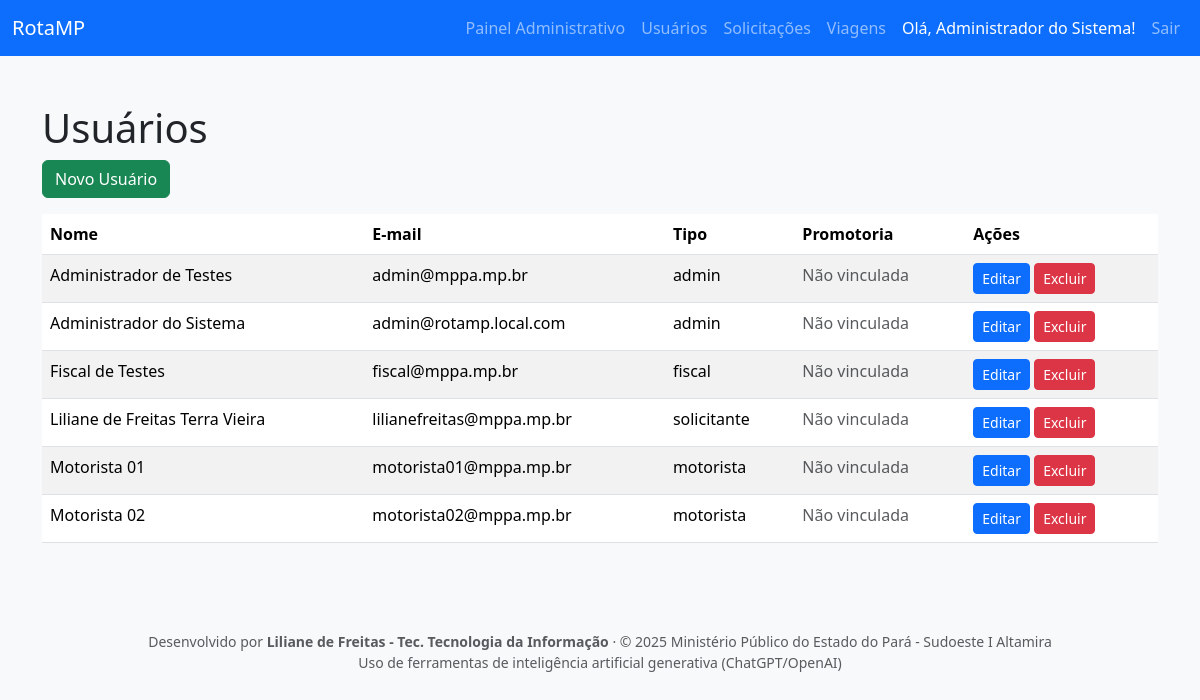
Screenshot of /public/usuarios/index.php (signed in) with the database file from the repository.
### tables this page shows
CREATE TABLE `usuarios` (
  `id` int(11) NOT NULL,
  `nome` varchar(100) NOT NULL,
  `email` varchar(100) NOT NULL,
  `senha` varchar(255) NOT NULL,
  `tipo` enum('solicitante','motorista','fiscal','admin') NOT NULL,
  `created_at` timestamp NULL DEFAULT current_timestamp(),
  `promotoria_id` int(11) DEFAULT NULL
);

### public/usuarios/index.php (the view, shortened to what this page needs)
<?php
require_once '../../includes/conexao.php';
$stmt = $pdo->query("
    SELECT u.*, p.nome AS nome_promotoria
    FROM usuarios u
    LEFT JOIN promotorias p ON u.promotoria_id = p.id
    ORDER BY u.nome ASC
");
$usuarios = $stmt->fetchAll(PDO::FETCH_ASSOC);
?>
<!DOCTYPE html>
<html lang="pt-br">
<head>
    <link href="../../assets/css/bootstrap.min.css" rel="stylesheet">
</head>
<body class="bg-light">
    <?php include '../menu.php'; ?>
    <div class="container mt-5">
        <h1>Usuários</h1>
        <a href="cadastrar.php" class="btn btn-success mb-3">Novo Usuário</a>
        <table class="table table-striped">
            <thead>
                <tr>
                    <th>Nome</th>
                    <th>E-mail</th>
                    <th>Tipo</th>
                    <th>Promotoria</th>
                    <th>Ações</th>
                </tr>
            </thead>
            <tbody>
                <?php foreach ($usuarios as $usuario): ?>
                    <tr>
                        <td><?php echo htmlspecialchars($usuario['nome']); ?></td>
                        <td><?php echo htmlspecialchars($usuario['email']); ?></td>
                        <td><?php echo htmlspecialchars($usuario['tipo']); ?></td>
                        <td>
                            <?php echo $usuario['nome_promotoria'] ? htmlspecialchars($usuario['nome_promotoria']) : '<span class="text-muted">Não vinculada</span>'; ?>
                        </td>
                        <td>
                            <a href="editar.php?id=<?php echo $usuario['id']; ?>" class="btn btn-primary btn-sm">Editar</a>
                            <a href="excluir.php?id=<?php echo $usuario['id']; ?>" class="btn btn-danger btn-sm"
                                onclick="return confirm('Tem certeza que deseja excluir?');">Excluir</a>
                        </td>
                    </tr>
                <?php endforeach; ?>
            </tbody>
        </table>
    </div>
</body>
<br>
<?php include '../../includes/footer.php'; ?>
</html>

### rows the page displays
usuarios: nome "Administrador de Testes", email "admin@mppa.mp.br", tipo "admin"
usuarios: nome "Administrador do Sistema", email "admin@rotamp.local.com", tipo "admin"
usuarios: nome "Fiscal de Testes", email "fiscal@mppa.mp.br", tipo "fiscal"
usuarios: nome "Liliane de Freitas Terra Vieira", email "lilianefreitas@mppa.mp.br", tipo "solicitante"
usuarios: nome "Motorista 01", email "motorista01@mppa.mp.br", tipo "motorista"
usuarios: nome "Motorista 02", email "motorista02@mppa.mp.br", tipo "motorista"

### other values shown
$_SESSION['usuario_nome'] "Administrador do Sistema"
